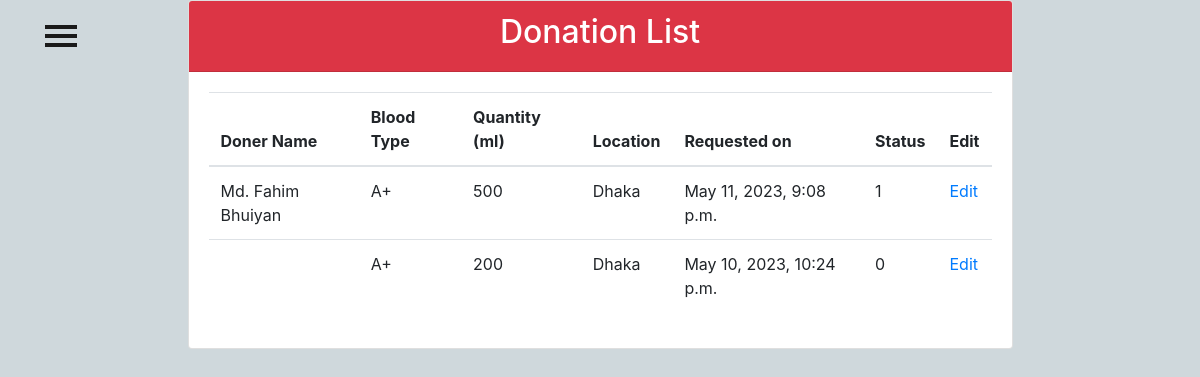
/admins/donation/requests/, run on an earlier commit of the app's database.
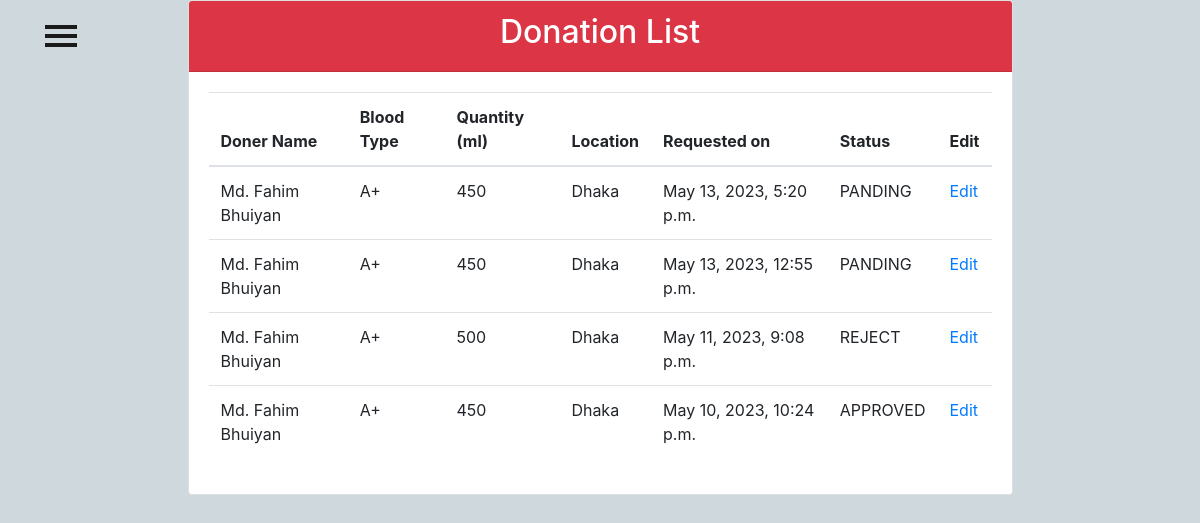
And on a later commit of the database.
### patient/models.py (models this page shows)
class DonationRequest(models.Model):
    doner_name = models.CharField(max_length=50, blank=True)
    user = models.ForeignKey(User, on_delete=models.CASCADE)
    blood_group = models.CharField(max_length=3, choices=BLOOD_GROUPS)
    units_required = models.PositiveIntegerField()
    location = models.CharField(max_length=200)
    contact_number = models.CharField(max_length=20)
    is_approved = models.CharField(default='PANDING', max_length=8, choices=APPROVED)
    created_at = models.DateTimeField(auto_now_add=True)

### adminView/views.py (the view)
# urls.py: path('donation/requests/', views.admin_view_donation_requests, name='admin_view_donation_requests'),
def admin_view_donation_requests(request):
    donation_requests = DonationRequest.objects.all().order_by('-created_at')
    return render(request, 'admin/admin_view_donation_requests.html', {'requests': donation_requests})

### Templates/admin/admin_view_donation_requests.html (shortened to what this page needs)
<!DOCTYPE html>
<html lang="en">
<head>
    <link rel="stylesheet" href="https://maxcdn.bootstrapcdn.com/bootstrap/4.0.0/css/bootstrap.min.css">
</head>
{% include "admin/side_nav_bar.html" %}
<body>
    <div class="container mb-4">
        <div class="row justify-content-center">
            <div class="col-md-9">
                <div class="card">
                    <div class="card-header bg-danger text-white">
                        <h2 class="text-center">Donation List</h2>
                    </div>
                    <div class="card-body">
                        <table class="table">
                            <thead>
                                <tr>
                                    <th scope="col">Doner Name</th>
                                    <th scope="col">Blood Type</th>
                                    <th scope="col">Quantity (ml)</th>
                                    <th scope="col">Location </th>
                                    <th scope="col">Requested on</th>
                                    <th scope="col">Status</th>
                                    <th scope="col">Edit</th>
                                </tr>
                            </thead>
                            <tbody>
                                {% for request in requests %}
                                <tr>
                                    <td>{{ request.doner_name }}</td>
                                    <td>{{ request.blood_group }}</td>
                                    <td>{{ request.units_required }}</td>
                                    <td>{{request.location}}</td>
                                    <td>{{ request.created_at }}</td>
                                    <td>{{ request.is_approved }}</td>
                                    <td><a href="{% url 'admin_edit_donation_request' request.id %}">Edit</a></td>
                                </tr>
                                {% empty %}
                                <tr>
                                    <td colspan="6">No donation requests found.</td>
                                </tr>
                                {% endfor %}
                            </tbody>
                        </table>
                    </div>
                </div>
            </div>
        </div>
    </div>
</body>
</html>

What changed in the data, as far as the page shows it:
added DonationRequest: doner_name "Md. Fahim Bhuiyan", blood_group "A+", units_required "450", location "Dhaka", created_at "May 13, 2023, 5:20 p.m.", is_approved "PANDING"
added DonationRequest: doner_name "Md. Fahim Bhuiyan", blood_group "A+", units_required "450", location "Dhaka", created_at "May 13, 2023, 12:55 p.m.", is_approved "PANDING"
changed DonationRequest: is_approved "1" → "REJECT"
changed DonationRequest: doner_name (not shown) → "Md. Fahim Bhuiyan"; units_required "200" → "450"; is_approved "0" → "APPROVED"
